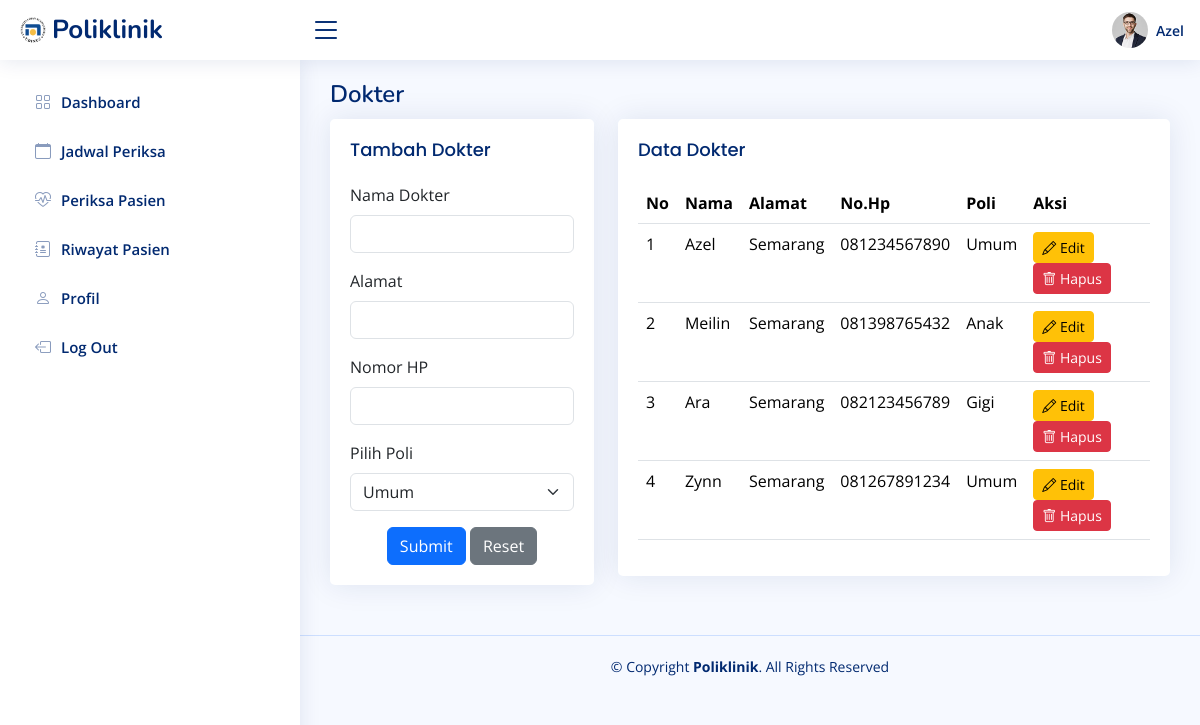
The app's page /pages/admin/dokter/index.php (signed in) with its own data.
### tables this page shows
CREATE TABLE `dokter` (
  `id` int(11) NOT NULL,
  `nama` varchar(255) NOT NULL,
  `password` varchar(50) NOT NULL,
  `alamat` varchar(255) NOT NULL,
  `no_hp` varchar(50) NOT NULL,
  `id_poli` int(11) NOT NULL
);

CREATE TABLE `poli` (
  `id` int(11) NOT NULL,
  `nama_poli` varchar(25) NOT NULL,
  `keterangan` text NOT NULL
);

### pages/admin/dokter/dokter.php (the view, shortened to what this page needs)
<main id="main" class="main">
    <div class="pagetitle">
        <h1>Dokter</h1>
    </div>
    <section class="section">
        <div class="row">
            <div class="col-lg-4">
                <div class="card">
                    <div class="card-body">
                        <h5 class="card-title">Tambah Dokter</h5>
                        <form action="createDokter.php" method="post" class="row g-3">
                            <div class="col-12">
                                <label for="nama" class="form-label">Nama Dokter</label>
                                <input type="text" class="form-control" id="nama" name="nama" required />
                            </div>
                            <div class="col-12">
                                <label for="alamat" class="form-label">Alamat</label>
                                <input type="text" class="form-control" id="alamat" name="alamat" required />
                            </div>
                            <div class="col-12">
                                <label for="no_hp" class="form-label">Nomor HP</label>
                                <input type="number" class="form-control" id="no_hp" name="no_hp" required>
                            </div>
                            <div class="col-12">
                                <label for="poli" class="form-label">Pilih Poli</label>
                                <select class="form-select" id="poli" name="poli">
                                    <?php
                                    require '../../../config/db_connection.php';
                                    $query = "SELECT * FROM poli";
                                    $result = mysqli_query($mysqli, $query);
                                    while ($dataPoli = mysqli_fetch_assoc($result)) {
                                    ?>
                                        <option value="<?php echo $dataPoli['id'] ?>">
                                            <?php echo $dataPoli['nama_poli'] ?></option>
                                    <?php } ?>
                                </select>
                            </div>
                            <div class="text-center">
                                <button type="submit" class="btn btn-primary">
                                    Submit
                                </button>
                                <button type="reset" class="btn btn-secondary">
                                    Reset
                                </button>
                            </div>
                        </form>
                    </div>
                </div>
            </div>
            <div class="col-lg-8">
                <div class="card">
                    <div class="card-body">
                        <h5 class="card-title">Data Dokter</h5>
                        <table class="table datatable">
                            <thead>
                                <tr>
                                    <th>No</th>
                                    <th>Nama</th>
                                    <th>Alamat</th>
                                    <th>No.Hp</th>
                                    <th>Poli</th>
                                    <th>Aksi</th>
                                </tr>
                            </thead>
                            <tbody>
                                <?php
                                require '../../../config/db_connection.php';
                                $no = 1;
                                $query = "SELECT dokter.id, dokter.nama, dokter.alamat, dokter.no_hp, poli.nama_poli FROM dokter INNER JOIN poli ON dokter.id_poli = poli.id";
                                $result = mysqli_query($mysqli, $query);
                                while ($data = mysqli_fetch_assoc($result)) {
                                ?>
                                    <tr>
                                        <td><?php echo $no++ ?></td>
                                        <td><?php echo $data['nama'] ?></td>
                                        <td><?php echo $data['alamat'] ?></td>
                                        <td><?php echo $data['no_hp'] ?></td>
                                        <td><?php echo $data['nama_poli'] ?></td>
                                        <td>
                                            <button
                                                type="button"
                                                class="btn btn-warning btn-sm me-2" data-bs-toggle="modal" data-bs-target="#updateModal<?php echo $data['id'] ?>">
                                                <i class="bi bi-pencil"></i> Edit
                                            </button>
                                            <button type="button" class="btn btn-danger btn-sm" data-bs-toggle="modal" data-bs-target="#deleteModal<?php echo $data['id'] ?>">
                                                <i class="bi bi-trash"></i> Hapus
                                            </button>
                                        </td>
                                    </tr>
                                <?php } ?>
                            </tbody>
                        </table>
                    </div>
                </div>
            </div>
        </div>
    </section>
</main>

### pages/admin/dokter/index.php (shortened to what this page needs)
<?php
$username = $_SESSION['username'];
?>
<!DOCTYPE html>
<html lang="en">
<head>
    <?php include '../../../partials/style.php' ?>
</head>
<body>
    <?php include '../../../partials/header.php' ?>
    <?php include '../../../partials/sidebar.php' ?>
    <?php include 'dokter.php' ?>
    <?php include '../../../partials/footer.php' ?>
</body>
</html>

### partials/style.php (shortened to what this page needs)
<?php
$base_url = 'http://' . $_SERVER['HTTP_HOST'] . '/poliklinik/';
?>
<link href="<?= $base_url; ?>assets/niceadmin/vendor/bootstrap/css/bootstrap.min.css" rel="stylesheet">
<link href="<?= $base_url; ?>assets/niceadmin/vendor/bootstrap-icons/bootstrap-icons.css" rel="stylesheet">
<link href="<?= $base_url; ?>assets/niceadmin/vendor/boxicons/css/boxicons.min.css" rel="stylesheet">
<link href="<?= $base_url; ?>assets/niceadmin/vendor/quill/quill.snow.css" rel="stylesheet">
<link href="<?= $base_url; ?>assets/niceadmin/vendor/quill/quill.bubble.css" rel="stylesheet">
<link href="<?= $base_url; ?>assets/niceadmin/vendor/remixicon/remixicon.css" rel="stylesheet">
<link href="<?= $base_url; ?>assets/niceadmin/vendor/simple-datatables/style.css" rel="stylesheet">
<link href="<?= $base_url; ?>assets/niceadmin/css/style.css" rel="stylesheet">

### partials/header.php
<header id="header" class="header fixed-top d-flex align-items-center">
    <div class="d-flex align-items-center justify-content-between">
        <div class="logo d-flex align-items-center">
            <img src="<?= $base_url; ?>assets/niceadmin/img/logo.png" alt="" />
            <span class="d-none d-lg-block">Poliklinik</span>
        </div>
        <i class="bi bi-list toggle-sidebar-btn"></i>
    </div>
    <nav class="header-nav ms-auto">
        <ul class="d-flex align-items-center">
            <li class="nav-item dropdown pe-3">
                <a
                    class="nav-link nav-profile d-flex align-items-center pe-0"
                    data-bs-toggle="dropdown">
                    <img
                        src="<?= $base_url; ?>assets/niceadmin/img/profile-img.jpg"
                        alt="Profile"
                        class="rounded-circle" />
                    <span class="d-none d-md-block ps-2"><?= $username ?></span> </a>
            </li>
        </ul>
    </nav>
</header>

### partials/sidebar.php
<aside id="sidebar" class="sidebar">
    <?php if ($_SESSION['akses'] == "admin") { ?>
        <ul class="sidebar-nav" id="sidebar-nav">
            <li class="nav-item">
                <a class="nav-link collapsed " href="<?= $base_url; ?>pages/admin/index.php">
                    <i class="bi bi-grid"></i>
                    <span>Dashboard</span>
                </a>
            </li>
            <li class="nav-item">
                <a class="nav-link collapsed" href="<?= $base_url; ?>pages/admin/dokter/index.php">
                    <i class="bi bi-people"></i>
                    <span>Dokter</span>
                </a>
            </li>
            <li class="nav-item">
                <a class="nav-link collapsed" href="<?= $base_url; ?>pages/admin/pasien/index.php">
                    <i class="bi bi-people"></i>
                    <span>Pasien</span>
                </a>
            </li>
            <li class="nav-item">
                <a class="nav-link collapsed" href="<?= $base_url; ?>pages/admin/poli/index.php">
                    <i class="bi bi-hospital"></i>
                    <span>Poli</span>
                </a>
            </li>
            <li class="nav-item">
                <a class="nav-link collapsed" href="<?= $base_url; ?>pages/admin/obat/index.php">
                    <i class="bi bi-capsule"></i>
                    <span>Obat</span>
                </a>
            </li>
            <li class="nav-item">
                <a class="nav-link collapsed" href="<?= $base_url; ?>pages/auth/destroy.php">
                    <i class="bi bi-box-arrow-left"></i>
                    <span>Log Out</span>
                </a>
            </li>
        </ul>
    <?php } else if ($_SESSION['akses'] == "dokter") { ?>
        <ul class="sidebar-nav" id="sidebar-nav">
            <li class="nav-item">
                <a class="nav-link collapsed" href="<?= $base_url; ?>pages/dokter/index.php">
                    <i class="bi bi-grid"></i>
                    <span>Dashboard</span>
                </a>
            </li>
            <li class="nav-item">
                <a class="nav-link collapsed" href="<?= $base_url; ?>pages/dokter/jadwalPeriksa/index.php"">
                    <i class=" bi bi-calendar"></i>
                    <span>Jadwal Periksa</span>
                </a>
            </li>
            <li class="nav-item">
                <a class="nav-link collapsed" href="<?= $base_url; ?>pages/dokter/periksaPasien/index.php">
                    <i class="bi bi-heart-pulse"></i>
                    <span>Periksa Pasien</span>
                </a>
            </li>
            <li class="nav-item">
                <a class="nav-link collapsed" href="<?= $base_url; ?>pages/dokter/riwayatPasien/index.php">
                    <i class="bi bi-journal-medical"></i>
                    <span>Riwayat Pasien</span>
                </a>
            </li>
            <li class="nav-item">
                <a class="nav-link collapsed" href="<?= $base_url; ?>pages/dokter/profil/index.php">
                    <i class="bi bi-person"></i>
                    <span>Profil</span>
                </a>
            </li>
            <li class="nav-item">
                <a class="nav-link collapsed" href="<?= $base_url; ?>pages/auth/destroy.php">
                    <i class="bi bi-box-arrow-left"></i>
                    <span>Log Out</span>
                </a>
            </li>
        </ul>
    <?php } else if ($_SESSION['akses'] == "pasien") { ?>
        <ul class="sidebar-nav" id="sidebar-nav">
            <li class="nav-item">
                <a class="nav-link collapsed " href="<?= $base_url; ?>pages/pasien/index.php">
                    <i class="bi bi-grid"></i>
                    <span>Dashboard</span>
                </a>
            </li>
            <li class="nav-item">
                <a class="nav-link collapsed" href="<?= $base_url; ?>pages/pasien/poli/index.php">
                    <i class="bi bi-people"></i>
                    <span>Poli</span>
                </a>
            </li>
            <li class="nav-item">
                <a class="nav-link collapsed" href="<?= $base_url; ?>pages/auth/destroy.php">
                    <i class="bi bi-box-arrow-left"></i>
                    <span>Log Out</span>
                </a>
            </li>
        </ul>
    <?php } ?>
</aside>

### partials/footer.php
<footer id="footer" class="footer">
    <div class="copyright">
        &copy; Copyright <strong><span>Poliklinik</span></strong>. All Rights Reserved
    </div>
</footer>

### assets/niceadmin/css/style.css (style rules this page uses)
:root { scroll-behavior: smooth; }
body { font-family: "Open Sans", sans-serif; background: #f6f9ff; color: #444444; }
a { color: #4154f1; text-decoration: none; }
h1, h2, h3, h4, h5, h6 { font-family: "Nunito", sans-serif; }
#main { margin-top: 60px; padding: 20px 30px; transition: all 0.3s; }
.pagetitle { margin-bottom: 10px; }
.pagetitle h1 { font-size: 24px; margin-bottom: 0; font-weight: 600; color: #012970; }
.card { margin-bottom: 30px; border: none; border-radius: 5px; box-shadow: 0px 0 30px rgba(1, 41, 112, 0.1); }
.card-title { padding: 20px 0 15px 0; font-size: 18px; font-weight: 500; color: #012970; font-family: "Poppins", sans-serif; }
.card-body { padding: 0 20px 20px 20px; }
.logo { line-height: 1; }
@media (min-width: 1200px) { .logo { width: 280px; } }
.logo img { max-height: 26px; margin-right: 6px; }
.logo span { font-size: 26px; font-weight: 700; color: #012970; font-family: "Nunito", sans-serif; }
.header { transition: all 0.5s; z-index: 997; height: 60px; box-shadow: 0px 2px 20px rgba(1, 41, 112, 0.1); background-color: #fff; padding-left: 20px; }
.header .toggle-sidebar-btn { font-size: 32px; padding-left: 10px; cursor: pointer; color: #012970; }
.header-nav ul { list-style: none; }
.header-nav>ul { margin: 0; padding: 0; }
.header-nav .nav-profile { color: #012970; }
.header-nav .nav-profile img { max-height: 36px; }
.header-nav .nav-profile span { font-size: 14px; font-weight: 600; }
.sidebar { position: fixed; top: 60px; left: 0; bottom: 0; width: 300px; z-index: 996; transition: all 0.3s; padding: 20px; overflow-y: auto; scrollbar-width: thin; scrollbar-color: #aab7cf transparent; box-shadow: 0px 0px 20px rgba(1, 41, 112, 0.1); background-color: #fff; }
@media (min-width: 1200px) { #main, #footer { margin-left: 300px; } }
.sidebar-nav { padding: 0; margin: 0; list-style: none; }
.sidebar-nav li { padding: 0; margin: 0; list-style: none; }
.sidebar-nav .nav-item { margin-bottom: 5px; }
.sidebar-nav .nav-link { display: flex; align-items: center; font-size: 15px; font-weight: 600; color: #4154f1; transition: 0.3; background: #f6f9ff; padding: 10px 15px; border-radius: 4px; }
.sidebar-nav .nav-link i { font-size: 16px; margin-right: 10px; color: #4154f1; }
.sidebar-nav .nav-link.collapsed { color: #012970; background: #fff; }
.sidebar-nav .nav-link.collapsed i { color: #899bbd; }
.footer { padding: 20px 0; font-size: 14px; transition: all 0.3s; border-top: 1px solid #cddfff; }
.footer .copyright { text-align: center; color: #012970; }

### records on screen
dokter: nama "Azel", alamat "Semarang", no_hp "081234567890", id_poli.nama_poli "Umum"
dokter: nama "Meilin", alamat "Semarang", no_hp "081398765432", id_poli.nama_poli "Anak"
dokter: nama "Ara", alamat "Semarang", no_hp "082123456789", id_poli.nama_poli "Gigi"
dokter: nama "Zynn", alamat "Semarang", no_hp "081267891234", id_poli.nama_poli "Umum"

### other values on screen
$username "Azel"
form field poli "Umum"
